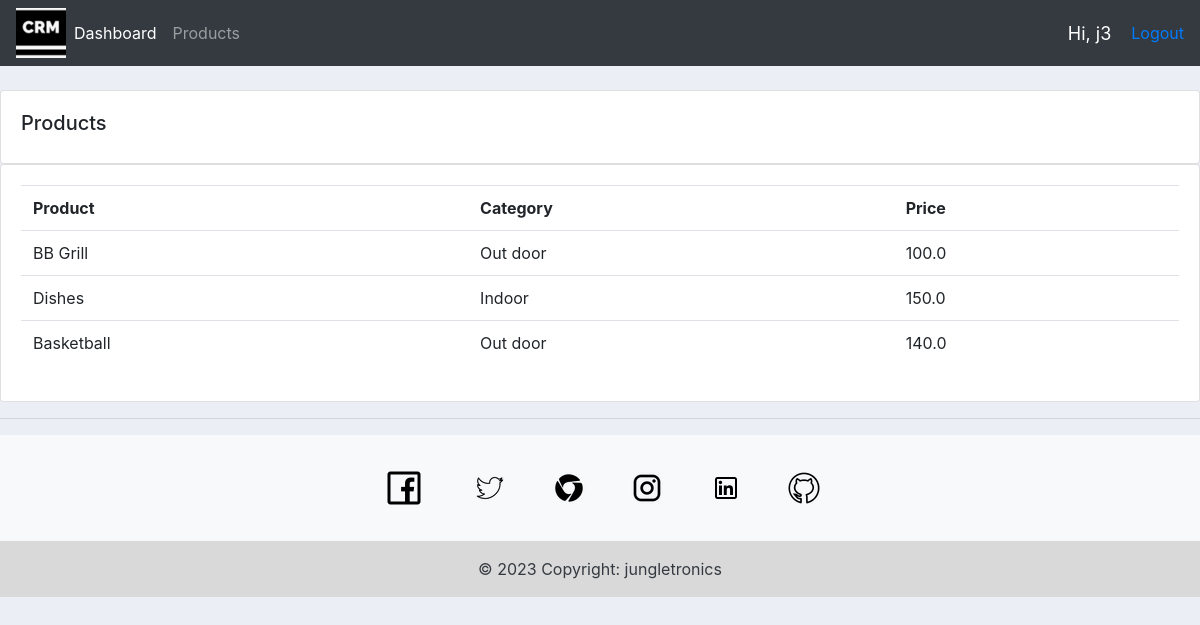
Screenshot of /products/ (signed in) with the database file from the repository.
### accounts/models.py (models this page shows, shortened)
class Product(models.Model):
    CATEGORY = (
        ('Indoor', 'Indoor'),
        ('Out door', 'Out door')
    )
    name = models.CharField(max_length=200, null=True)
    price = models.FloatField(null=True)
    category = models.CharField(max_length=200, null=True, choices=CATEGORY)
    description = models.CharField(max_length=200, null=True)
    date_created = models.DateTimeField(auto_now_add=True, null=True)
    tags = models.ManyToManyField(Tag)

### accounts/decorators.py (the view)
        def wrapper_func(request, *args, **kwargs):
            group = None
            if request.user.groups.exists():
                group = request.user.groups.all()[0].name
                print(group)
            if group in allowed_roles:
                return view_func(request, *args, **kwargs)
            else:
                return HttpResponse("You are not authorized to view this page :/")

### accounts/views.py (called while the page is built)
@login_required(login_url='login')
@is_user_allow(allowed_roles=['admin'])
def products(request):
    products = Product.objects.all()
    return render(request, 'accounts/products.html', context={'products': products})

### accounts/templates/accounts/products.html
{% extends 'accounts/base.html' %}
{% block content %}
<br>
<div class="row">
    <div class="col-md">
        <div class="card card-body">
            <h5>Products</h5>
        </div>
        <div class="card card-body">
            <table class="table">
                <tr>
                    <th>Product</th>
                    <th>Category</th>
                    <th>Price</th>
                </tr>
                {% for product in products %}
                 <tr>
                    <td>{{product.name}}</td>
                    <td>{{product.category}}</td>
                    <td>{{product.price}}</td>
                 </tr>
                {% endfor %}
            </table>
        </div>
    </div>
</div>
{% endblock content %}

### accounts/templates/accounts/navbar.html (shortened to what this page needs)
{% load static %}
<nav class="navbar navbar-expand-lg navbar-dark bg-dark">
  <a href="{% url 'home' %}"><img src="{% static 'images/crm_logo.png' %}" alt="CRM logo image"></a>
  <div class="collapse navbar-collapse" id="navbarNav">
    <ul class="navbar-nav">
      {% if request.user.is_staff %}
      <li class="nav-item active">
        <a class="nav-link" href="{% url 'home' %}">Dashboard</a>
      </li>
      <li class="nav-item">
        <a class="nav-link" href="{% url 'products' %}">Products</a>
      </li>
      {% else %}
      <li class="nav-item">
        <a class="nav-link" href="{% url 'account' %}">Settings</a>
      </li>
      {% endif %}
    </ul>
  </div>
  <span class="hi_msg">Hi, {{request.user}} </span>
  <span><a  href="{% url 'logout' %}">Logout</a></span>
</nav>

### static/css/style.css (style rules this page uses)
body { background-color: #ebeff5; }

### accounts/templates/accounts/navbar.html (style rules this page uses)
.hi_msg { font-size: 18px; color: #fff; margin-right: 20px; }

### rows the page displays
Product: name "BB Grill", category "Out door", price "100.0"
Product: name "Dishes", category "Indoor", price "150.0"
Product: name "Basketball", category "Out door", price "140.0"

### other values shown
{{ request.user }} "j3"
